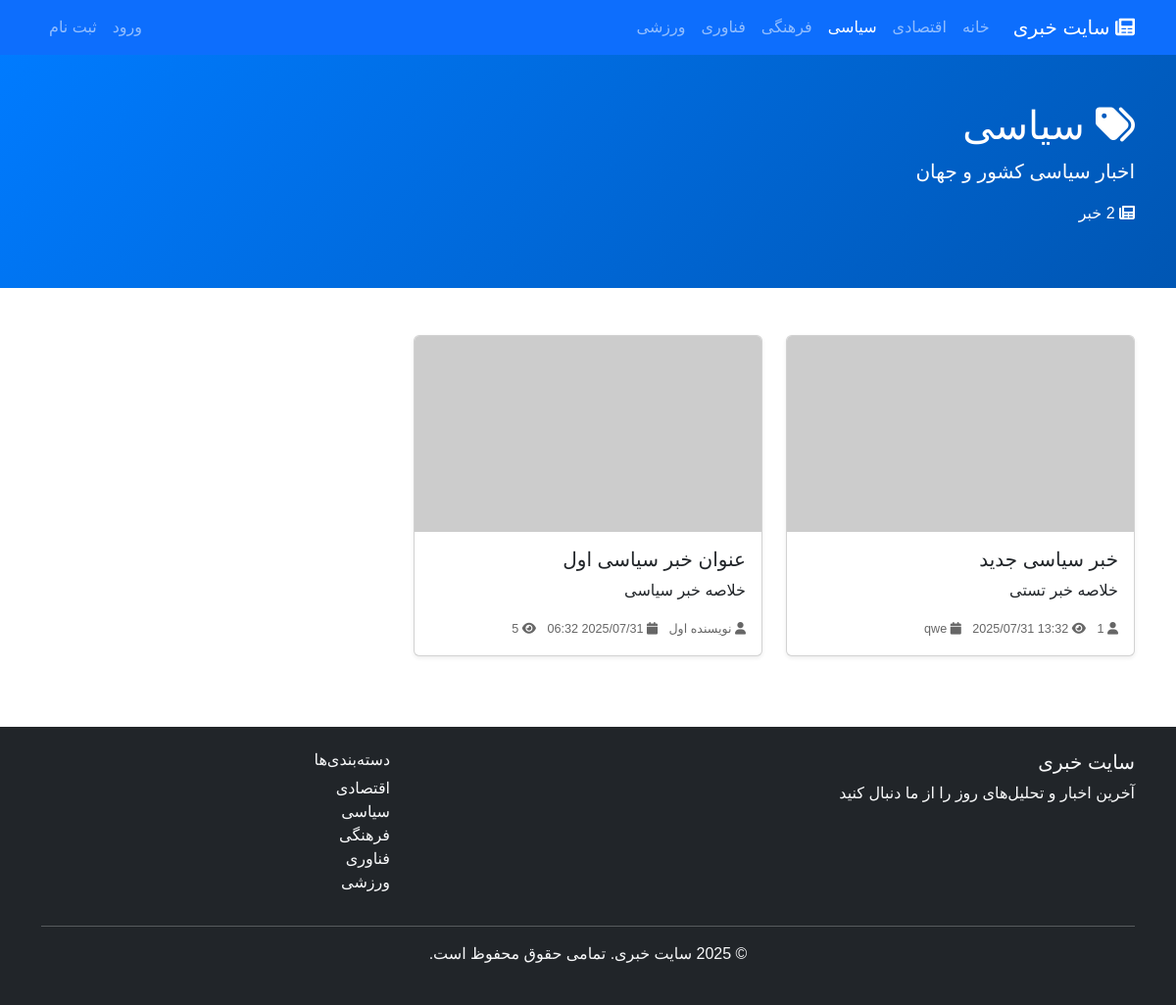
The app's page /category.php?slug=politics with its own data.
### tables this page shows
CREATE TABLE `categories` (
  `id` int NOT NULL,
  `name` varchar(100) NOT NULL,
  `slug` varchar(100) NOT NULL,
  `description` text,
  `created_at` timestamp NULL DEFAULT CURRENT_TIMESTAMP,
  `updated_at` timestamp NULL DEFAULT CURRENT_TIMESTAMP ON UPDATE CURRENT_TIMESTAMP
);

CREATE TABLE `news` (
  `id` int NOT NULL,
  `title` varchar(255) NOT NULL,
  `slug` varchar(255) NOT NULL,
  `summary` text,
  `content` longtext NOT NULL,
  `image_url` varchar(255) DEFAULT NULL,
  `author_id` int NOT NULL,
  `category_id` int NOT NULL,
  `status` enum('pending','approved','rejected') DEFAULT 'pending',
  `views` int DEFAULT '0',
  `created_at` timestamp NULL DEFAULT CURRENT_TIMESTAMP,
  `updated_at` timestamp NULL DEFAULT CURRENT_TIMESTAMP ON UPDATE CURRENT_TIMESTAMP
);

CREATE TABLE `users` (
  `id` int NOT NULL,
  `username` varchar(50) NOT NULL,
  `email` varchar(100) NOT NULL,
  `password` varchar(255) NOT NULL,
  `full_name` varchar(100) NOT NULL,
  `role` enum('admin','writer','user') DEFAULT 'user',
  `status` enum('active','inactive') DEFAULT 'active',
  `created_at` timestamp NULL DEFAULT CURRENT_TIMESTAMP,
  `updated_at` timestamp NULL DEFAULT CURRENT_TIMESTAMP ON UPDATE CURRENT_TIMESTAMP
);

### config/database.php (called while the page is built, shortened)
<?php
function truncateText($text, $length = 150) {
    return $text;
}
function formatPersianDate($date) {
    $timestamp = strtotime($date);
    return date('Y/m/d H:i', $timestamp);
}
function isLoggedIn() {
    return isset($_SESSION['user_id']);
}
?>

### category.php (the view, shortened to what this page needs)
<?php
require_once 'config/database.php';
$slug = $_GET['slug'] ?? '';
$slug = preg_replace('/[^a-zA-Z0-9-]/', '', $slug);
$page = isset($_GET['page']) ? (int)$_GET['page'] : 1;
$limit = 9;
$offset = ($page - 1) * $limit;
try {
    $stmt = $pdo->prepare("SELECT * FROM categories WHERE slug = ?");
    $stmt->execute([$slug]);
    $category = $stmt->fetch(PDO::FETCH_ASSOC);
    $stmt = $pdo->prepare("SELECT COUNT(*) FROM news WHERE category_id = ? AND status = 'approved'");
    $stmt->execute([$category['id']]);
    $totalNews = $stmt->fetchColumn();
    $stmt = $pdo->prepare("
        SELECT n.*, u.full_name as author_name
        FROM news n
        JOIN users u ON n.author_id = u.id
        WHERE n.category_id = ? AND n.status = 'approved'
        ORDER BY n.created_at DESC
        LIMIT ? OFFSET ?
    ");
    $stmt->bindParam(1, $category['id'], PDO::PARAM_INT);
    $stmt->bindParam(2, $limit, PDO::PARAM_INT);
    $stmt->bindParam(3, $offset, PDO::PARAM_INT);
    $stmt->execute();
    $news = $stmt->fetchAll(PDO::FETCH_ASSOC);
    $stmt = $pdo->prepare("SELECT * FROM categories ORDER BY name");
    $stmt->execute();
    $categories = $stmt->fetchAll(PDO::FETCH_ASSOC);
} catch (PDOException $e) {
    error_log("Database error in category.php: " . $e->getMessage() . " | Query params: category_id={$category['id']}, limit=$limit, offset=$offset");
    redirect('error.php');
}
?>
<!DOCTYPE html>
<html lang="fa" dir="rtl">
<head>
    <link href="https://cdnjs.cloudflare.com/ajax/libs/bootstrap/5.3.0/css/bootstrap.rtl.min.css" rel="stylesheet">
    <link href="https://cdnjs.cloudflare.com/ajax/libs/font-awesome/6.0.0/css/all.min.css" rel="stylesheet">
</head>
<body>
    <nav class="navbar navbar-expand-lg navbar-dark bg-primary">
        <div class="container">
            <a class="navbar-brand" href="index.php">
                <i class="fas fa-newspaper"></i> سایت خبری
            </a>
            <div class="collapse navbar-collapse" id="navbarNav">
                <ul class="navbar-nav me-auto">
                    <li class="nav-item">
                        <a class="nav-link" href="index.php">خانه</a>
                    </li>
                    <?php foreach($categories as $cat): ?>
                    <li class="nav-item">
                        <a class="nav-link <?= $cat['slug'] == $slug ? 'active' : '' ?>" href="category.php?slug=<?= $cat['slug'] ?>"><?= $cat['name'] ?></a>
                    </li>
                    <?php endforeach; ?>
                </ul>
                <ul class="navbar-nav">
                    <?php if(isLoggedIn()): ?>
                        <li class="nav-item dropdown">
                            <a class="nav-link dropdown-toggle" href="#" role="button" data-bs-toggle="dropdown">
                                <i class="fas fa-user"></i> <?= $_SESSION['full_name'] ?>
                            </a>
                            <ul class="dropdown-menu">
                                <?php if(isAdmin()): ?>
                                    <li><a class="dropdown-item" href="admin/dashboard.php">پنل مدیریت</a></li>
                                <?php elseif(isWriter()): ?>
                                    <li><a class="dropdown-item" href="writer/dashboard.php">پنل نویسندگی</a></li>
                                <?php else: ?>
                                    <li><a class="dropdown-item" href="user/dashboard.php">پنل کاربری</a></li>
                                <?php endif; ?>
                                <li><hr class="dropdown-divider"></li>
                                <li><a class="dropdown-item" href="auth/logout.php">خروج</a></li>
                            </ul>
                        </li>
                    <?php else: ?>
                        <li class="nav-item">
                            <a class="nav-link" href="auth/login.php">ورود</a>
                        </li>
                        <li class="nav-item">
                            <a class="nav-link" href="auth/register.php">ثبت نام</a>
                        </li>
                    <?php endif; ?>
                </ul>
            </div>
        </div>
    </nav>
    <div class="category-header text-white py-5">
        <div class="container">
            <div class="row">
                <div class="col-12">
                    <h1><i class="fas fa-tags"></i> <?= $category['name'] ?></h1>
                    <?php if($category['description']): ?>
                    <p class="lead"><?= $category['description'] ?></p>
                    <?php endif; ?>
                    <p><i class="fas fa-newspaper"></i> <?= $totalNews ?> خبر</p>
                </div>
            </div>
        </div>
    </div>
    <div class="container my-5">
        <?php if($news): ?>
        <div class="row">
            <?php foreach($news as $item): ?>
            <div class="col-lg-4 col-md-6 mb-4">
                <div class="card news-card h-100 shadow-sm">
                    <?php if($item['image_url']): ?>
                    <img src="<?= $item['image_url'] ?>" class="card-img-top" alt="<?= $item['title'] ?>" style="height: 200px; object-fit: cover;">
                    <?php endif; ?>
                    <div class="card-body">
                        <h5 class="card-title">
                            <a href="news.php?slug=<?= $item['slug'] ?>" class="text-decoration-none text-dark">
                                <?= $item['title'] ?>
                            </a>
                        </h5>
                        <p class="card-text"><?= truncateText($item['summary'], 120) ?></p>
                        <div class="news-meta">
                            <small>
                                <i class="fas fa-user"></i> <?= $item['author_name'] ?>
                                <i class="fas fa-calendar ms-2"></i> <?= formatPersianDate($item['created_at']) ?>
                                <i class="fas fa-eye ms-2"></i> <?= $item['views'] ?>
                            </small>
                        </div>
                    </div>
                </div>
            </div>
            <?php endforeach; ?>
        </div>
        <?php endif; ?>
    </div>
    <footer class="bg-dark text-light py-4 mt-5">
        <div class="container">
            <div class="row">
                <div class="col-md-8">
                    <h5>سایت خبری</h5>
                    <p>آخرین اخبار و تحلیل‌های روز را از ما دنبال کنید</p>
                </div>
                <div class="col-md-4">
                    <h6>دسته‌بندی‌ها</h6>
                    <ul class="list-unstyled">
                        <?php foreach($categories as $cat): ?>
                        <li><a href="category.php?slug=<?= $cat['slug'] ?>" class="text-light text-decoration-none"><?= $cat['name'] ?></a></li>
                        <?php endforeach; ?>
                    </ul>
                </div>
            </div>
            <hr>
            <div class="text-center">
                <p>&copy; <?= date('Y') ?> سایت خبری. تمامی حقوق محفوظ است.</p>
            </div>
        </div>
    </footer>
</body>
</html>

### category.php (style rules this page uses)
body { font-family: 'Tahoma', sans-serif; }
.news-card { transition: transform 0.2s; }
.category-header { background: linear-gradient(135deg, #007bff, #0056b3); }
.news-meta { color: #666; font-size: 0.9rem; }

### records on screen
categories: name "اقتصادی"
categories: name "سیاسی", description "اخبار سیاسی کشور و جهان"
categories: name "فرهنگی"
categories: name "فناوری"
categories: name "ورزشی"
news: title "خبر سیاسی جدید", summary "خلاصه خبر تستی", author.full_name "qwe", created_at "2025/07/31 13:32", views "1"
news: title "عنوان خبر سیاسی اول", summary "خلاصه خبر سیاسی", author.full_name "نویسنده اول", views "5"
